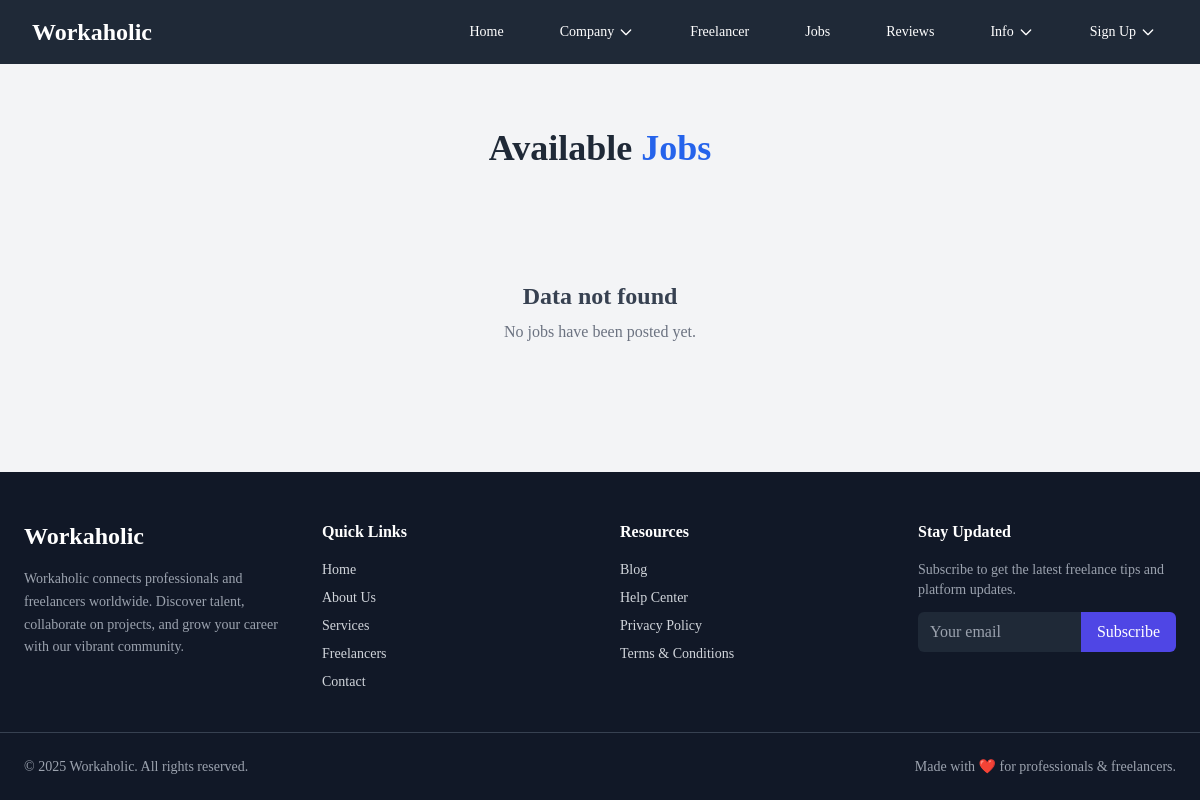
The page /job_view.php on the database as committed earlier.
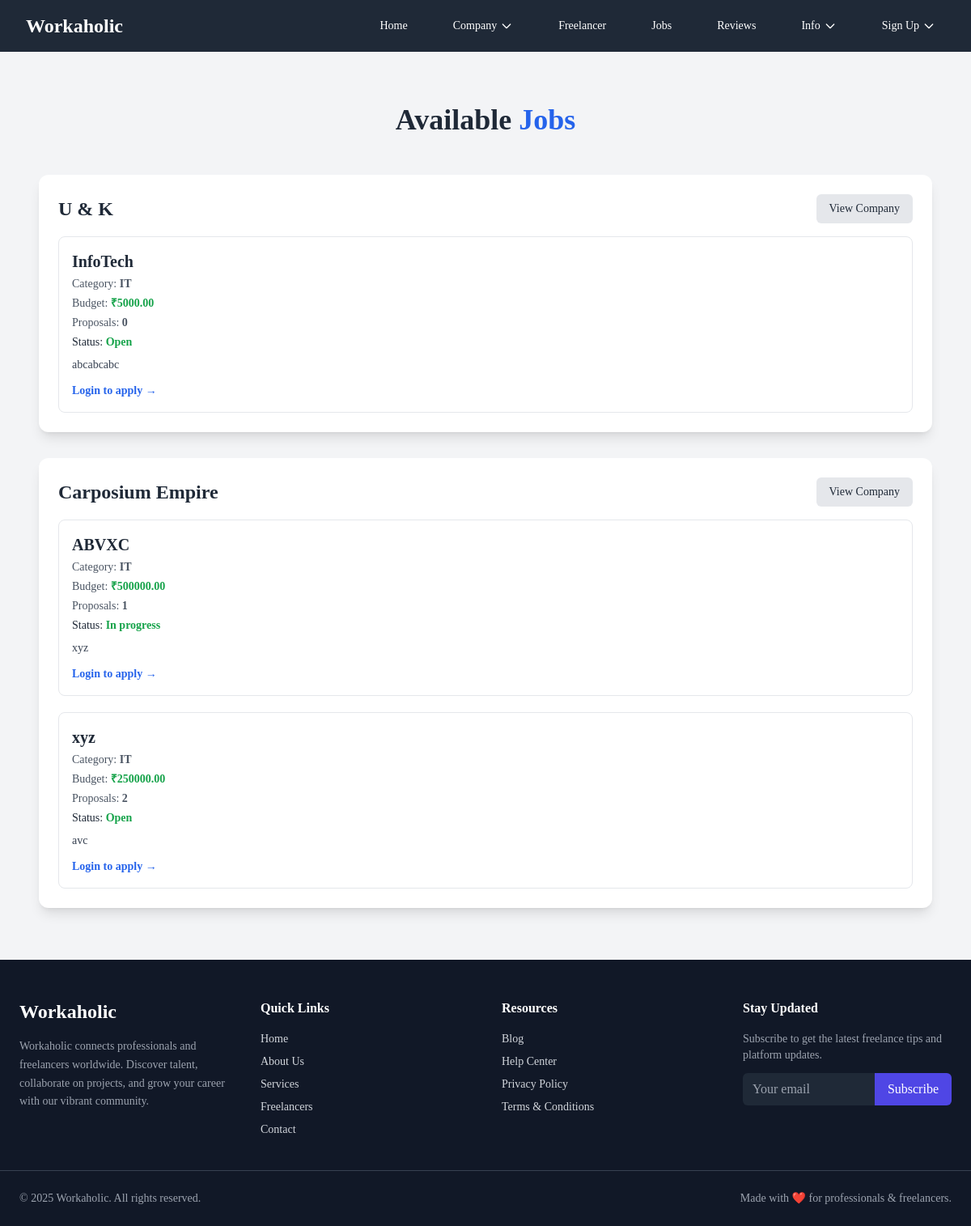
The same page on the database as committed later.
### tables this page shows
CREATE TABLE `jobs` (
  `jobs_id` int(11) NOT NULL,
  `company_id` int(11) NOT NULL,
  `category_id` int(11) NOT NULL,
  `title` varchar(255) NOT NULL,
  `description` text NOT NULL,
  `budget` decimal(10,2) NOT NULL,
  `status` enum('open','in_progress','completed','close') NOT NULL DEFAULT 'open',
  `created_at` timestamp NOT NULL DEFAULT current_timestamp() ON UPDATE current_timestamp()
);

CREATE TABLE `categories` (
  `category_id` int(11) NOT NULL,
  `category_name` varchar(255) NOT NULL,
  `category_description` text NOT NULL
);

### job_view.php (the view, shortened to what the changed rows need)
<?php
include 'header.php';
include 'config.php';
$user_role = $_SESSION['role'] ?? '';
?>
<section class="bg-gray-100 py-16">
    <div class="max-w-6xl mx-auto px-6">
        <h1 class="text-4xl font-extrabold text-center mb-12">
            Available <span class="text-blue-600">Jobs</span>
        </h1>
        <?php
        $sql = "
            SELECT
                j.jobs_id,
                j.title,
                j.description,
                j.budget,
                j.status,
                j.created_at,
                c.company_id,
                c.company_name,
                cat.category_name,
                COUNT(p.proposal_id) AS proposal_count
            FROM jobs j
            JOIN companies c ON c.company_id = j.company_id
            JOIN categories cat ON cat.category_id = j.category_id
            LEFT JOIN proposals p ON p.job_id = j.jobs_id
            GROUP BY j.jobs_id
            ORDER BY j.created_at DESC
        ";
        $jobs = mysqli_query($conn, $sql);
        $groupedJobs = [];
        while ($job = mysqli_fetch_assoc($jobs)) {
            $groupedJobs[$job['company_id']]['company_name'] = $job['company_name'];
            $groupedJobs[$job['company_id']]['jobs'][] = $job;
        }
        ?>
        <?php if (!empty($groupedJobs)): ?>
            <div class="space-y-8">
                <?php foreach ($groupedJobs as $company_id => $companyData): ?>
                    <div class="bg-white shadow-lg rounded-xl p-6">
                        <div class="flex justify-between items-center mb-4">
                            <h2 class="text-2xl font-bold">
                                <?php echo htmlspecialchars($companyData['company_name']); ?>
                            </h2>
                            <a href="company_details.php?id=<?php echo (int)$company_id; ?>"
                                class="text-sm bg-gray-200 hover:bg-gray-300 px-4 py-2 rounded-md">
                                View Company
                            </a>
                        </div>
                        <div class="space-y-5">
                            <?php foreach ($companyData['jobs'] as $job): ?>
                                <div class="border border-gray-200 rounded-lg p-4">
                                    <h3 class="text-xl font-semibold mb-1">
                                        <?php echo htmlspecialchars($job['title']); ?>
                                    </h3>
                                    <p class="text-sm text-gray-600 mb-1">
                                        Category: <strong><?php echo htmlspecialchars($job['category_name']); ?></strong>
                                    </p>
                                    <p class="text-sm text-gray-600 mb-1">
                                        Budget: <strong class="text-green-600">₹<?php echo htmlspecialchars($job['budget']); ?></strong>
                                    </p>
                                    <p class="text-sm text-gray-600 mb-1">
                                        Proposals: <strong><?php echo (int)$job['proposal_count']; ?></strong>
                                    </p>
                                    <p class="text-sm mb-2">
                                        Status:
                                        <span class="font-semibold
                                        <?php echo in_array($job['status'], ['completed', 'close']) ? 'text-red-600' : 'text-green-600'; ?>">
                                            <?php echo ucfirst(str_replace('_', ' ', $job['status'])); ?>
                                        </span>
                                    </p>
                                    <p class="text-gray-700 text-sm mb-3">
                                        <?php
                                        $desc = $job['description'] ?? '';
                                        echo htmlspecialchars(mb_substr($desc, 0, 120)) . (strlen($desc) > 120 ? '...' : '');
                                        ?>
                                    </p>
                                    <div class="flex flex-wrap gap-3">
                                        <?php if ($user_role === 'freelancer'): ?>
                                            <?php if (in_array($job['status'], ['completed', 'close'])): ?>
                                                <span class="text-sm text-red-600 font-semibold">
                                                    Applications Closed
                                                </span>
                                            <?php else: ?>
                                                <a href="proposal.php?job_id=<?php echo (int)$job['jobs_id']; ?>"
                                                    class="bg-blue-600 hover:bg-blue-700 text-white px-4 py-2 rounded-md text-sm">
                                                    Apply Now
                                                </a>
                                            <?php endif; ?>
                                        <?php elseif (!isset($_SESSION['user_id'])): ?>
                                            <a href="login.php" class="text-blue-600 text-sm font-semibold hover:underline">
                                                Login to apply →
                                            </a>
                                        <?php else: ?>
                                            <span class="text-xs text-gray-500">
                                                Only freelancers can apply
                                            </span>
                                        <?php endif; ?>
                                    </div>
                                </div>
                            <?php endforeach; ?>
                        </div>
                    </div>
                <?php endforeach; ?>
            </div>
        <?php else: ?>
            <div class="text-center py-16">
                <h3 class="text-2xl font-bold text-gray-700">
                    Data not found
                </h3>
                <p class="text-gray-500 mt-2">
                    No jobs have been posted yet.
                </p>
            </div>
        <?php endif; ?>
    </div>
</section>
<?php include 'footer.php'; ?>

Rows that differ between the two databases and show on the page:
added jobs: title "InfoTech", category.category_name "IT", budget "5000.00", proposal_count "0", status "Open", description "abcabcabc", shown under "U & K"
added jobs: title "ABVXC", category.category_name "IT", budget "500000.00", proposal_count "1", status "In progress", description "xyz", shown under "Carposium Empire"
added jobs: title "xyz", category.category_name "IT", budget "250000.00", proposal_count "2", status "Open", description "avc", shown under "Carposium Empire"
Other text that changed with them:
new list line: "U & K View Company"
new list line: "Carposium Empire View Company"
text no longer shown: "Data not found No jobs have been posted yet."
